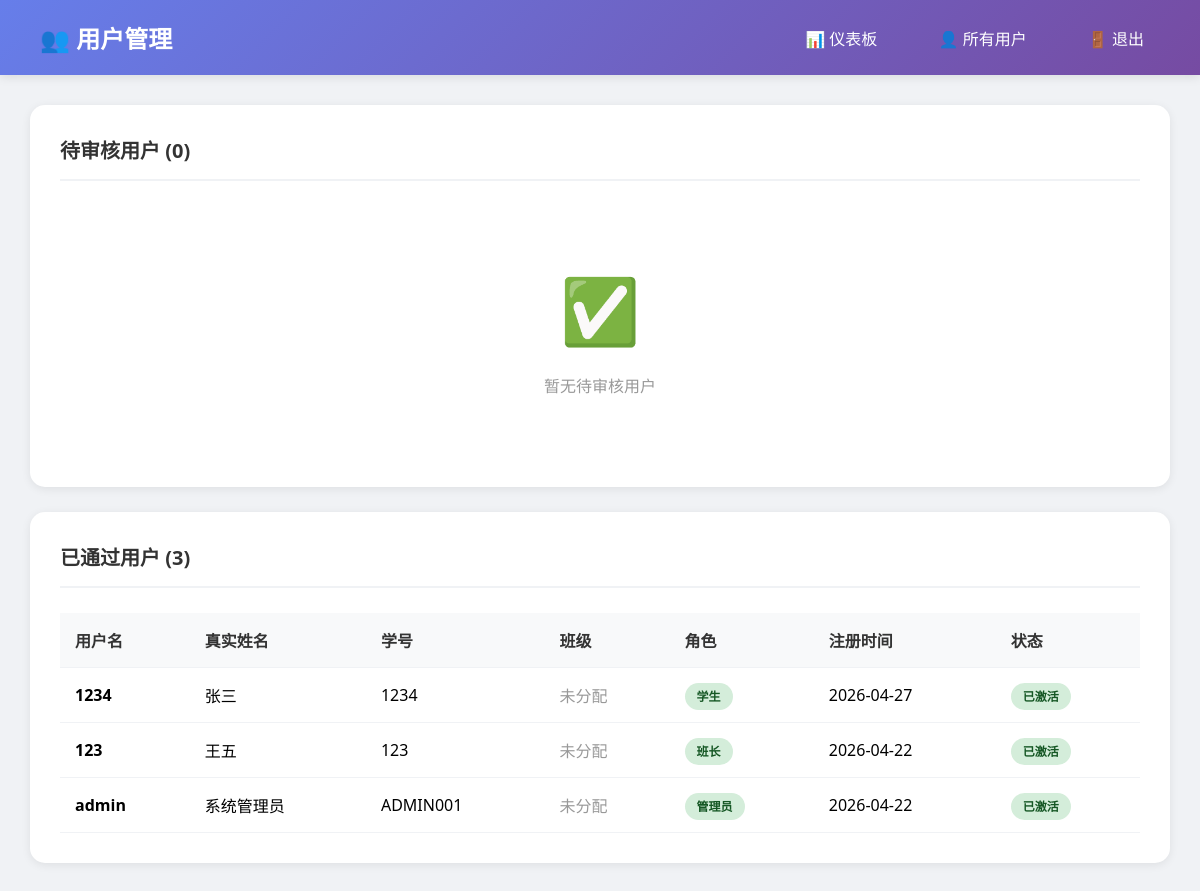
The app's page /admin/pending_users (signed in) with its own data.
### models.py (models this page shows, shortened)
class User(UserMixin, db.Model):
    __tablename__ = 'users'
    id = db.Column(db.Integer, primary_key=True)
    username = db.Column(db.String(80), unique=True, nullable=False)
    real_name = db.Column(db.String(80), nullable=False)
    student_id = db.Column(db.String(20), unique=True, nullable=False)
    phone = db.Column(db.String(20), nullable=False)
    email = db.Column(db.String(120), nullable=False)
    password_hash = db.Column(db.String(256), nullable=False)
    role = db.Column(db.String(20), default='student')
    status = db.Column(db.String(20), default='pending')
    class_id = db.Column(db.Integer, db.ForeignKey('classes.id'), nullable=True)
    created_at = db.Column(db.DateTime, default=datetime.utcnow)
    monitor_application = db.Column(db.String(20), default='none')
    leaves = db.relationship('Leave', backref='student', lazy=True, foreign_keys='Leave.student_id')
    reviewed_leaves = db.relationship('Leave', backref='reviewer', lazy=True, foreign_keys='Leave.reviewed_by')
    achievements = db.relationship('Achievement', backref='submitter', lazy=True, foreign_keys='Achievement.submitter_id')
    reviewed_achievements = db.relationship('Achievement', backref='reviewer', lazy=True, foreign_keys='Achievement.reviewed_by')
    activity_registrations = db.relationship('ActivityRegistration', backref='student', lazy=True)
    created_activities = db.relationship('Activity', backref='creator', lazy=True, foreign_keys='Activity.created_by')
    check_in_records = db.relationship('CheckInRecord', backref='student', lazy=True)
    @property
    def role_name(self):
        roles = {
            'admin': '管理员',
            'teacher': '班主任',
            'monitor': '班长',
            'student': '学生'
        }
        return roles.get(self.role, '学生')

### app.py (the view)
@app.route('/admin/pending_users')
@login_required
@admin_required
def pending_users():
    users = User.query.filter_by(status='pending').all()
    approved_users = User.query.filter_by(status='approved').order_by(User.created_at.desc()).all()
    classes = Class.query.all()
    return render_template('admin/pending_users.html', users=users, approved_users=approved_users, classes=classes)

### app.py (called while the page is built)
@login_manager.user_loader
def load_user(user_id):
    return db.session.get(User, int(user_id))

@app.context_processor
def utility_processor():
    return {
        'now': datetime.now,
        'len': len
    }

### templates/admin/pending_users.html (shortened to what this page needs)
<!DOCTYPE html>
<html lang="zh-CN">
<head>
</head>
<body>
    <div class="navbar">
        <h1>👥 用户管理</h1>
        <div class="nav-links">
            <a href="{{ url_for('admin_dashboard') }}">📊 仪表板</a>
            <a href="{{ url_for('admin_users') }}">👤 所有用户</a>
            <a href="{{ url_for('logout') }}">🚪 退出</a>
        </div>
    </div>
    <div class="container">
        <div class="card">
            <h2>待审核用户 ({{ users|length }})</h2>
            {% if users %}
            <table>
                <thead>
                    <tr>
                        <th>用户名</th>
                        <th>真实姓名</th>
                        <th>学号</th>
                        <th>手机号</th>
                        <th>邮箱</th>
                        <th>分配班级</th>
                        <th>操作</th>
                    </tr>
                </thead>
                <tbody>
                    {% for user in users %}
                    <tr>
                        <td><strong>{{ user.username }}</strong></td>
                        <td>{{ user.real_name }}</td>
                        <td>{{ user.student_id }}</td>
                        <td>{{ user.phone }}</td>
                        <td>{{ user.email }}</td>
                        <td>
                            <select name="class_id" form="form_{{ user.id }}">
                                <option value="">不分配班级</option>
                                {% for class in classes %}
                                <option value="{{ class.id }}">{{ class.name }} ({{ class.grade }})</option>
                                {% endfor %}
                            </select>
                        </td>
                        <td>
                            <form method="POST" action="{{ url_for('approve_user', user_id=user.id) }}" style="display:inline;" id="form_{{ user.id }}">
                                <button type="submit" name="action" value="approve" class="btn btn-success">✓ 批准</button>
                                <button type="submit" name="action" value="reject" class="btn btn-danger">✗ 拒绝</button>
                            </form>
                        </td>
                    </tr>
                    {% endfor %}
                </tbody>
            </table>
            {% else %}
            <div class="empty-state">
                <div class="icon">✅</div>
                <p>暂无待审核用户</p>
            </div>
            {% endif %}
        </div>
        {% if approved_users %}
        <div class="card">
            <h2>已通过用户 ({{ approved_users|length }})</h2>
            <table>
                <thead>
                    <tr>
                        <th>用户名</th>
                        <th>真实姓名</th>
                        <th>学号</th>
                        <th>班级</th>
                        <th>角色</th>
                        <th>注册时间</th>
                        <th>状态</th>
                    </tr>
                </thead>
                <tbody>
                    {% for user in approved_users %}
                    <tr>
                        <td><strong>{{ user.username }}</strong></td>
                        <td>{{ user.real_name }}</td>
                        <td>{{ user.student_id }}</td>
                        <td>
                            {% if user.student_class %}
                                {{ user.student_class.name }}
                            {% else %}
                                <span style="color: #999;">未分配</span>
                            {% endif %}
                        </td>
                        <td><span class="badge badge-approved">{{ user.role_name }}</span></td>
                        <td>{{ user.created_at.strftime('%Y-%m-%d') }}</td>
                        <td><span class="badge badge-approved">已激活</span></td>
                    </tr>
                    {% endfor %}
                </tbody>
            </table>
        </div>
        {% endif %}
    </div>
</body>
</html>

### templates/admin/pending_users.html (style rules this page uses)
* { margin: 0; padding: 0; box-sizing: border-box; }
body { font-family: 'Segoe UI', Tahoma, Geneva, Verdana, sans-serif; background: #f0f2f5; }
.navbar { background: linear-gradient(135deg, #667eea 0%, #764ba2 100%); color: white; padding: 20px 40px; display: flex; justify-content: space-between; align-items: center; box-shadow: 0 2px 10px rgba(0,0,0,0.1); }
.navbar h1 { font-size: 24px; }
.nav-links a { color: white; text-decoration: none; margin-left: 25px; padding: 8px 16px; border-radius: 6px; transition: background 0.3s; }
.container { max-width: 1400px; margin: 30px auto; padding: 0 30px; }
.card { background: white; padding: 30px; border-radius: 15px; box-shadow: 0 2px 10px rgba(0,0,0,0.08); margin-bottom: 25px; }
.card h2 { margin-bottom: 25px; color: #333; font-size: 20px; padding-bottom: 15px; border-bottom: 2px solid #f0f2f5; }
table { width: 100%; border-collapse: collapse; }
th, td { padding: 15px; text-align: left; border-bottom: 1px solid #f0f2f5; }
th { background: #f8f9fa; font-weight: 600; color: #333; }
.badge { padding: 5px 12px; border-radius: 20px; font-size: 12px; font-weight: 600; }
.badge-approved { background: #d4edda; color: #155724; }
.empty-state { text-align: center; padding: 60px 20px; color: #999; }
.empty-state .icon { font-size: 64px; margin-bottom: 20px; }

### records on screen
User: username "1234", real_name "张三", student_id "1234", role_name "学生", created_at "2026-04-27"
User: username "123", real_name "王五", student_id "123", role_name "班长", created_at "2026-04-22"
User: username "admin", real_name "系统管理员", student_id "ADMIN001", role_name "管理员", created_at "2026-04-22"

### other values on screen
{{ users|length }} "0"
{{ approved_users|length }} "3"
